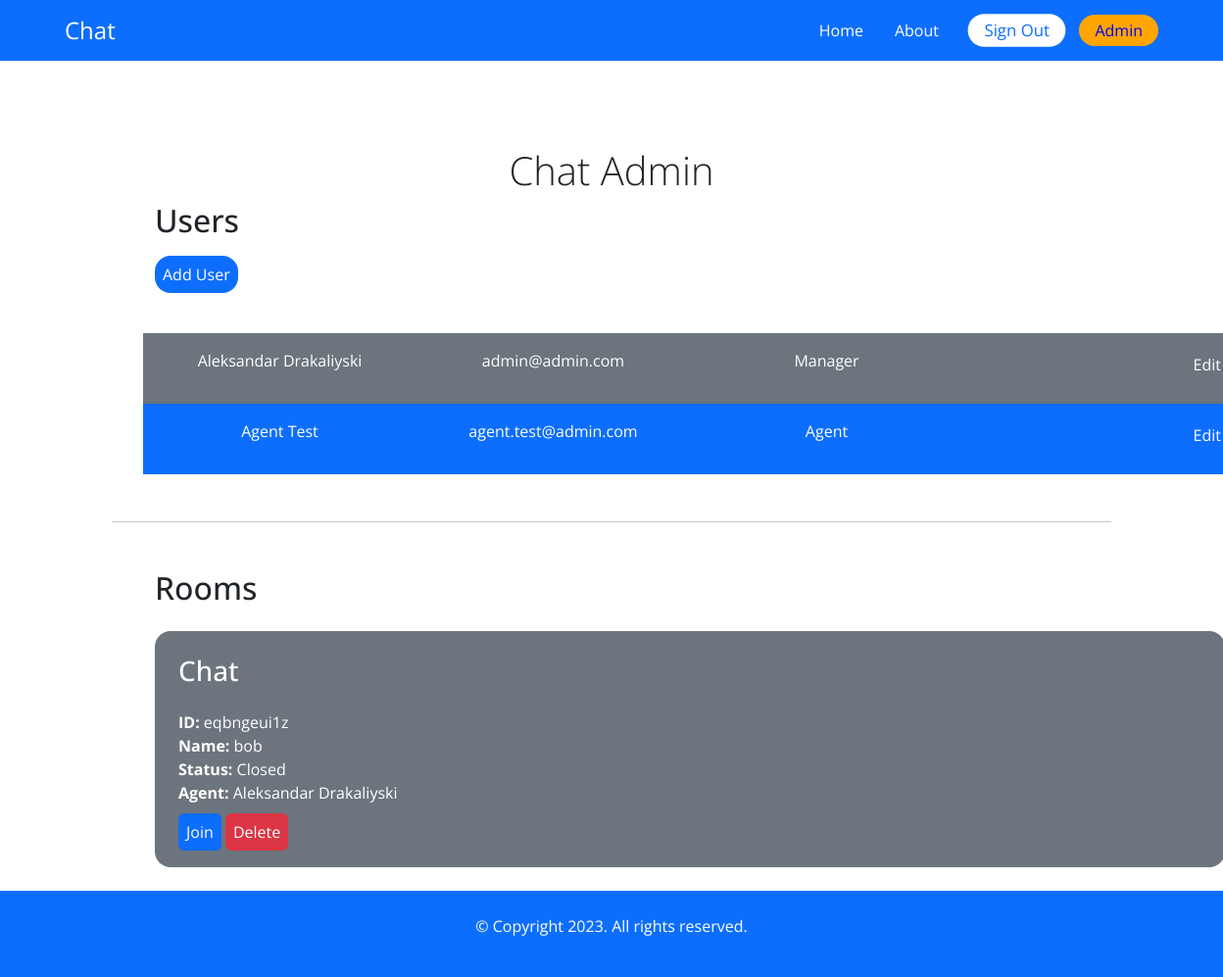
Page /chat-admin/ (signed in) on the earlier database version.
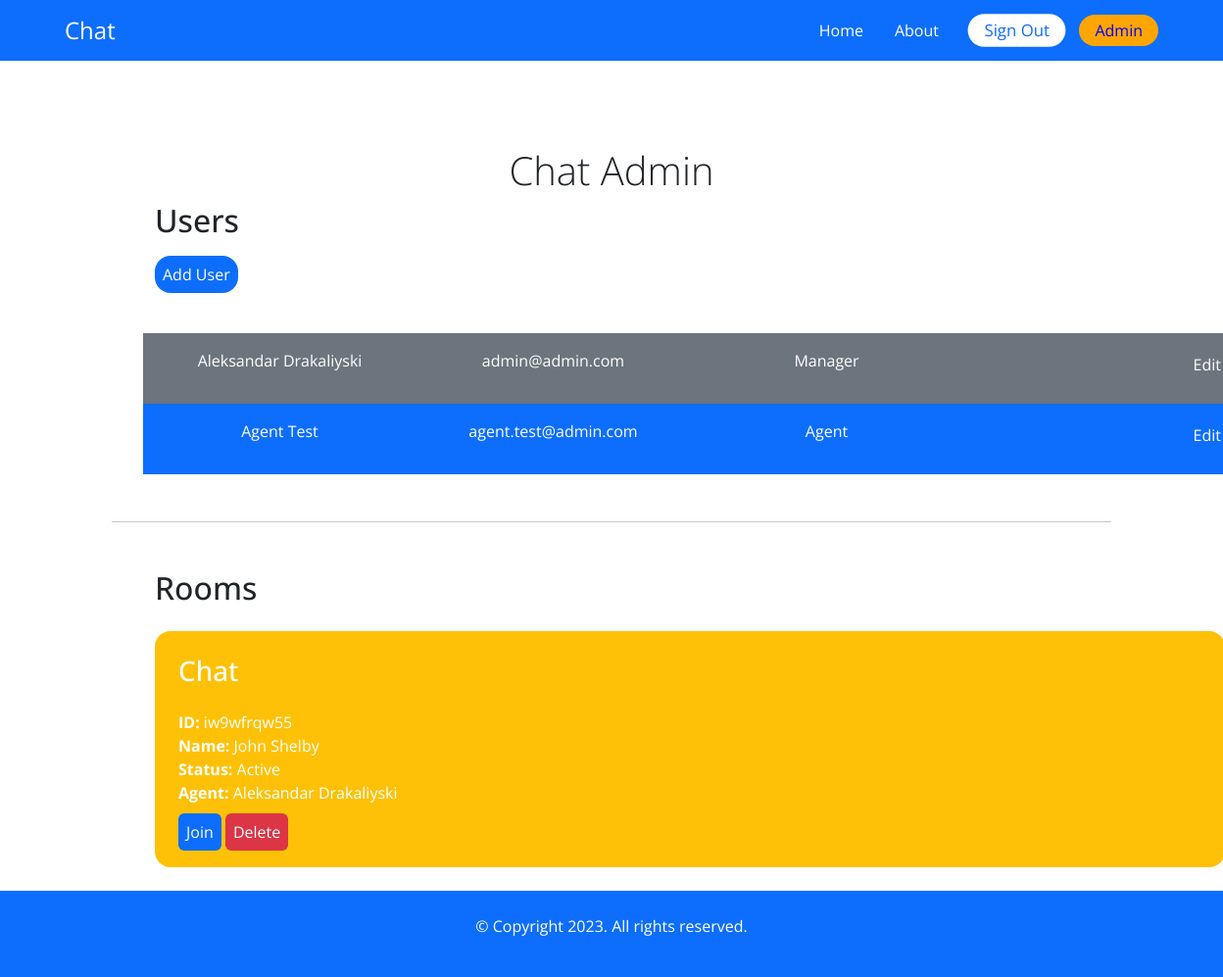
Same page on the later database version.
### account/models.py (models this page shows)
class User(AbstractBaseUser, PermissionsMixin):
    AGENT = 'agent'
    MANAGER = 'manager'
    ROLES_CHOICES = (
        (AGENT, 'Agent'),
        (MANAGER, 'Manager'),
    )
    id = models.UUIDField(primary_key=True, default=uuid.uuid4, editable=False)
    email = models.EmailField(unique=True)
    name = models.CharField(max_length=255, blank=True, default='')
    role = models.CharField(max_length=20, choices=ROLES_CHOICES, default=AGENT)
    is_active = models.BooleanField(default=True)
    is_superuser = models.BooleanField(default=False)
    is_staff = models.BooleanField(default=False)
    date_joined = models.DateTimeField(default=timezone.now)
    last_login = models.DateTimeField(blank=True, null=True)
    objects = CustomUserManager()
    USERNAME_FIELD = 'email'
    EMAIL_FIELD = 'email'
    REQUIRED_FIELDS = ['name']

### chat/models.py (models this page shows, shortened)
class Room(models.Model):
    WAITING = 'waiting'
    ACTIVE = 'active'
    CLOSED = 'closed'
    CHOICES_STATUS = (
        (WAITING, 'Waiting'),
        (ACTIVE, 'Active'),
        (CLOSED, 'Closed'),
    )
    room_id = models.CharField(max_length=255)
    client = models.CharField(max_length=255)
    agent = models.ForeignKey(User, related_name='rooms', blank=True, null=True, on_delete=models.SET_NULL)
    messages = models.ManyToManyField(Message, blank=True)
    url = models.CharField(max_length=255, blank=True, null=True)
    status = models.CharField(max_length=7, choices=CHOICES_STATUS, default=WAITING)
    created_at = models.DateTimeField(auto_now_add=True)
    class Meta:
        ordering = ('-created_at',)

### chat/views.py (the view)
# urls.py: path('chat-admin/', views.admin, name='admin'),
@login_required
def admin(request):
    rooms = Room.objects.all()
    users = User.objects.filter(is_staff=True)
    context = {
        'rooms': rooms,
        'users': users,
    }
    return render(request, 'chat/admin.html', context=context)

### chat/templates/chat/admin.html (shortened to what this page needs)
{% extends 'core/base.html' %}
{% block content %}
<div class="container">
    <h1>Chat Admin</h1>
    {% if perms.user.add_user %}
        <div class="container ml-auto chat-admin">
            <h2 class="mb-4">Users</h2>
            <a href="{% url 'chat:add_user' %}" class="p-2 rounded-4 bg-primary text-white" style="margin-top: 200px !important;">Add User</a>
            <div class="mt-5">
                {% for user in users %}
                <div class="row rounded-">
                    <div class="col text-white  px-3 {% cycle 'bg-secondary' 'bg-primary' %}">
                        <a href="{% url 'chat:user_detail' user.pk%}"><p class="py-3 d-flex justify-content-center">{{ user.name }}</p></a>
                    </div>
                    <div class="col text-white  px-3 {% cycle 'bg-secondary' 'bg-primary' %}">
                        <p class="py-3 d-flex justify-content-center">{{ user.email }}</p>
                    </div>
                    <div class="col text-white  px-3 {% cycle 'bg-secondary' 'bg-primary' %}">
                        <p class="py-3 d-flex justify-content-center">{{ user.get_role_display }}</p>
                    </div>
                    {% if perms.user.add_user %}
                        <div class="col text-white  px-3 {% cycle 'bg-secondary' 'bg-primary' %}">
                            <p class="text-white d-flex justify-content-end"><a href="{% url 'chat:edit_user' user.pk %}" class="text-white">Edit</a></p>
                        </div>
                    {% endif %}
                </div>
                {% endfor %}
            </div>
        </div>
    {% endif %}
    <hr class="m-5">
    <div class="container ml-auto chat-admin">
        <div class="mt-5">
            <h2 class="mb-4">Rooms</h2>
            {% include 'chat/partials/room_list.html' %}
        </div>
    </div>
</div>
{% endblock %}

### chat/templates/chat/partials/room_list.html
{% for room in rooms %}
        <div class="p-4 rounded-4 text-white mb-4
        {% if room.status == 'waiting' %}bg-success
        {% elif room.status == 'active' %}bg-warning
        {% else %}bg-secondary
        {% endif %}">
            <h3 class="mb-4 text-lg">Chat</h3>
            <p>
                <b>ID: </b> {{room.room_id}} <br>
                <b>Name: </b> {{room.client}} <br>
                <b>Status: </b> {{room.get_status_display}} <br>
                <b>Agent: </b> {% firstof room.agent.name 'None yet...'%} <br>
            </p>
            <a href="{% url 'chat:room' room.room_id %}" class="mt-4 rounded-2 bg-primary p-2 text-white">Join</a>
            <a href="{% url 'chat:delete_room' room.room_id %}" class="mt-4 rounded-2 bg-danger p-2 text-white">Delete</a>
        </div>
        {% endfor %}

Differences in the rows shown:
removed Room: room_id "eqbngeui1z", client "bob", status "Closed", agent.name "Aleksandar Drakaliyski"
added Room: room_id "iw9wfrqw55", client "John Shelby", status "Active", agent.name "Aleksandar Drakaliyski"
